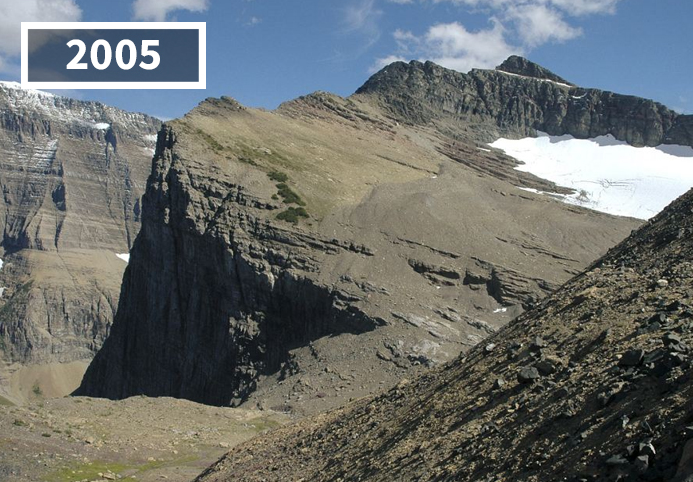
#> input picture Year I/Semester II/Computer Vision/Materiale/2020 - 2021/Laboratoare/Laborator 04/data/nowthen/2now.png, 693 x 482 px, found by its file name
$ jupyter execute --allow-errors 'Laborator 04.ipynb'   (Python 2 division)   (text cells are left out)
#> lines starting #> are read from the running program, lines starting #| are printed output that depends on the picture; pictures that were not available may be replaced by others from this repository, and a replacement may not be noted
[cell 1]
import sys
import cv2 as cv
import pdb
import numpy as np
import os
import copy

[cell 2]
def show_image(image_, window_name='image', timeout=0):
    """
    Show image.
    :param image_
    :param window_name
    :param timeout
    """
    cv.imshow(window_name, np.uint8(image_))
    cv.waitKey(timeout)
    cv.destroyAllWindows()

[cell 3]
# [27 lines left out: function get_keypoints_and_features, not called in this run]

[cell 4]
# [10 lines left out: function match_features, not called in this run]

[cell 5]
# [28 lines left out: function generate_homography, not called in this run]

[cell 6]
# [31 lines left out: function stitch_images, not called in this run]

[cell 7]
# [6 lines left out: function pad_image, not called in this run]

[cell 8]
def stitch_images_from_folder(folder_path, show_details=False):
    """
    Stitch the images from the last image to the first.
    TODO:
    1. Read the images from the folder, sort them (ascending order),
    then reverse the list (because we are going to stitch them from the last image to the first).
    2. Read the first image (the source image).
    3. While you have unread images, read the next image (destination image),
    stitch it with the source image then save the resulting image in the source image (in the next step it will be the source image).
    """
    image_names = os.listdir(folder_path)
    image_names.sort()
    image_names = image_names[::-1]

    assert len(image_names) >= 2
    result = ...

    return result

[cell 9]
stitched = stitch_images_from_folder('data/stitches/2', show_details=True)
#> (the rest of this cell did not finish here and is left out)


[cell 10]
# stitch all available images
base_folder = 'data/stitches'
folder_names = os.listdir(base_folder)
#> (the rest of this cell did not finish here and is left out)

    stitched = cv.resize(stitched, None, fx=0.5, fy=0.5)  # use this only if you have a small screen
    show_image(stitched)

[cell 11]
def stitch_images_inside(image_source, image_dest, show_details=False):
    """
    :param image_source (image from the right part).
    :param image_dest (image from the lest part).
    :param show_details
    :return: the stitched image.
    TODO:
    1. Get the keypoints and the features from the source image.
    2. Get the keypoints and the features from the destination image.
    3. Match the features.
    4. Find the homography matrix.
    5. Apply the homography matrix on the source image.
    6. Copy the destination image in the resulting image from the previous point, but keep the resulting pixels in place!
    """


    def show_matches(all_matches_, n=10):
        matches = sorted(all_matches_, key = lambda x:x[0].distance)
        matches = matches[:n]
        image_output = cv.drawMatchesKnn(image_source, keypoints_source,
                                         image_dest, keypoints_dest,
                                         matches, None, flags=cv.DrawMatchesFlags_NOT_DRAW_SINGLE_POINTS)
        show_image(image_output, 'matches')

    all_matches = ...

    if show_details:
        show_matches(copy.copy(all_matches))

    result = ...
    return result

[cell 12]
image_now = cv.imread('data\\nowthen\\2now.png')
#> image_now is the input picture: shape (482, 693, 3); mean B, G, R 108.4, 110.2, 106.3
image_then = cv.imread('data\\nowthen\\2then.png')
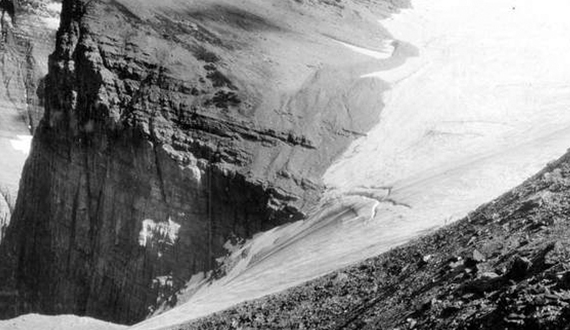
#> input picture Year I/Semester II/Computer Vision/Materiale/2020 - 2021/Laboratoare/Laborator 04/data/nowthen/2then.png, 570 x 330 px, found by its file name
#> image_then is the input picture: shape (330, 570, 3); min 0, max 255, mean 132.7

#> (a cell that did not finish here is left out)

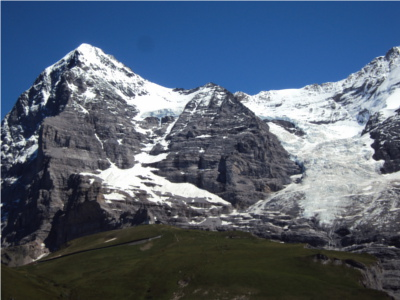
#> input picture Year I/Semester II/Computer Vision/Materiale/2020 - 2021/Laboratoare/Laborator 04/data/stitches/2/1.jfif, 400 x 300 px, given in place of 1now.png, which was not available
#> further down, image_now is the input picture: shape (300, 400, 3); mean B, G, R 113.4, 95.7, 82.9
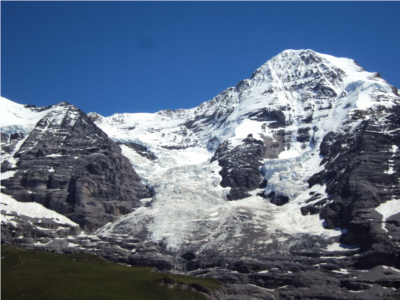
#> input picture Year I/Semester II/Computer Vision/Materiale/2020 - 2021/Laboratoare/Laborator 04/data/stitches/2/2.jfif, 400 x 300 px, given in place of 1then.png, which was not available
#> further down, image_then is the input picture: shape (300, 400, 3); mean B, G, R 131, 108.6, 93
show_image(stitched)

[cell 14]
# stitch all available now/then images
base_folder = 'data/nowthen'
image_names = os.listdir(base_folder)
num_images = len(image_names) // 2
#> (the rest of this cell did not finish here and is left out)

    show_image(stitched)
